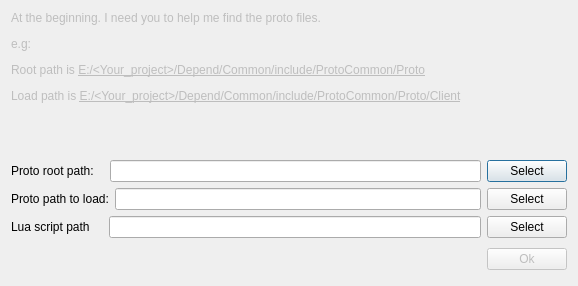
<?xml version="1.0" encoding="UTF-8"?>
<ui version="4.0">
 <class>SettingDlg</class>
 <widget class="QDialog" name="SettingDlg">
  <property name="geometry">
   <rect>
    <x>0</x>
    <y>0</y>
    <width>578</width>
    <height>286</height>
   </rect>
  </property>
  <property name="windowTitle">
   <string>Select proto path</string>
  </property>
  <layout class="QGridLayout" name="gridLayout">
   <item row="0" column="0">
    <widget class="QLabel" name="label_3">
     <property name="enabled">
      <bool>false</bool>
     </property>
     <property name="font">
      <font>
       <family>Arial</family>
       <pointsize>9</pointsize>
      </font>
     </property>
     <property name="text">
      <string>&lt;html&gt;&lt;head/&gt;&lt;body&gt;&lt;p&gt;At the beginning. I need you to help me find the proto files.&lt;/p&gt;&lt;p&gt;e.g: &lt;/p&gt;&lt;p&gt;Root path is &lt;span style=&quot; text-decoration: underline;&quot;&gt;E:/&amp;lt;Your_project&amp;gt;/Depend/Common/include/ProtoCommon/Proto&lt;/span&gt;&lt;/p&gt;&lt;p&gt;Load path is &lt;span style=&quot; text-decoration: underline;&quot;&gt;E:/&amp;lt;Your_project&amp;gt;/Depend/Common/include/ProtoCommon/Proto/Client&lt;/span&gt;&lt;/p&gt;&lt;/body&gt;&lt;/html&gt;</string>
     </property>
     <property name="textFormat">
      <enum>Qt::AutoText</enum>
     </property>
     <property name="alignment">
      <set>Qt::AlignLeading|Qt::AlignLeft|Qt::AlignTop</set>
     </property>
     <property name="wordWrap">
      <bool>false</bool>
     </property>
    </widget>
   </item>
   <item row="1" column="0">
    <layout class="QHBoxLayout" name="horizontalLayout_2">
     <item>
      <widget class="QLabel" name="label">
       <property name="text">
        <string>Proto root path:   </string>
       </property>
      </widget>
     </item>
     <item>
      <widget class="QLineEdit" name="editRootPath"/>
     </item>
     <item>
      <widget class="QPushButton" name="btnRootPath">
       <property name="text">
        <string>Select</string>
       </property>
      </widget>
     </item>
    </layout>
   </item>
   <item row="2" column="0">
    <layout class="QHBoxLayout" name="horizontalLayout_3">
     <item>
      <widget class="QLabel" name="label_2">
       <property name="text">
        <string>Proto path to load:</string>
       </property>
      </widget>
     </item>
     <item>
      <widget class="QLineEdit" name="editLoadPath"/>
     </item>
     <item>
      <widget class="QPushButton" name="btnLoadPath">
       <property name="text">
        <string>Select</string>
       </property>
      </widget>
     </item>
    </layout>
   </item>
   <item row="3" column="0">
    <layout class="QHBoxLayout" name="horizontalLayout_4">
     <item>
      <widget class="QLabel" name="label_4">
       <property name="text">
        <string>Lua script path    </string>
       </property>
      </widget>
     </item>
     <item>
      <widget class="QLineEdit" name="editScriptPath"/>
     </item>
     <item>
      <widget class="QPushButton" name="btnScript">
       <property name="text">
        <string>Select</string>
       </property>
      </widget>
     </item>
    </layout>
   </item>
   <item row="4" column="0">
    <layout class="QHBoxLayout" name="horizontalLayout">
     <item>
      <spacer name="spacer">
       <property name="orientation">
        <enum>Qt::Horizontal</enum>
       </property>
       <property name="sizeHint" stdset="0">
        <size>
         <width>131</width>
         <height>31</height>
        </size>
       </property>
      </spacer>
     </item>
     <item>
      <widget class="QPushButton" name="okButton">
       <property name="enabled">
        <bool>false</bool>
       </property>
       <property name="text">
        <string>Ok</string>
       </property>
      </widget>
     </item>
    </layout>
   </item>
  </layout>
 </widget>
 <resources/>
 <connections>
  <connection>
   <sender>okButton</sender>
   <signal>clicked()</signal>
   <receiver>SettingDlg</receiver>
   <slot>accept()</slot>
   <hints>
    <hint type="sourcelabel">
     <x>449</x>
     <y>189</y>
    </hint>
    <hint type="destinationlabel">
     <x>288</x>
     <y>107</y>
    </hint>
   </hints>
  </connection>
 </connections>
</ui>
